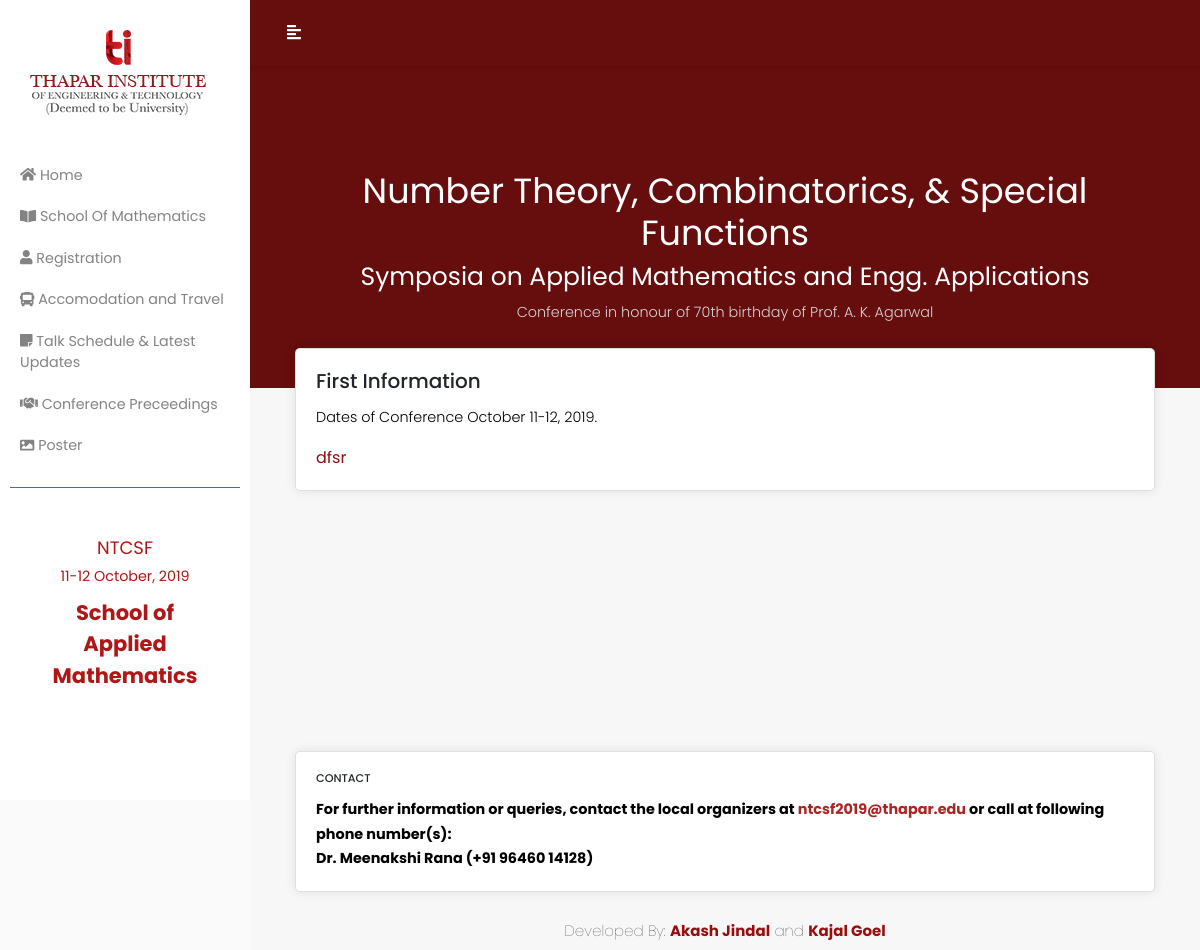
Screenshot of /task-schedule with the database file from the repository.
### blog/models.py (models this page shows, shortened)
class Post(models.Model):
    name = models.CharField(max_length = 100)
    description = models.TextField(default = '')
    link = models.CharField(max_length = 100,default = '',null= True,blank = True)

### blog/views.py (the view)
# urls.py: path('task-schedule',TaskPage, name = 'task-schedule'),
def TaskPage(request):
    posts= Post.objects.all()
    return render(request,'blog/talk-schedule.html',{ 'posts':posts})

### blog/templates/blog/talk-schedule.html (shortened to what this page needs)
{% load static %}
<!DOCTYPE html>
<html>
<head>
    <link rel="stylesheet" href="https://stackpath.bootstrapcdn.com/bootstrap/4.1.0/css/bootstrap.min.css">
    <link rel="stylesheet" href="{% static 'blog/style2.css' %}">
    <link rel="stylesheet" href="https://cdnjs.cloudflare.com/ajax/libs/malihu-custom-scrollbar-plugin/3.1.5/jquery.mCustomScrollbar.min.css">
</head>
<body>
    <div class="wrapper" style="background-color: white;" >
        <nav id="sidebar">
            <div class="sidebar-header" style="background-color: white;" >
                <img src="{% static 'blog/logo.png' %}">
            </div>
            <ul class="list-unstyled components" >
                <li class="">
                    <a href="{% url 'home' %}"   > <i class="fas fa-home"></i> Home</a>
                </li>
                <li>
                    <a href="http://www.thapar.edu/academics/schools/school-of-mathematics"><i class="fas fa-book-open"></i> School Of Mathematics</a>
                </li>
                <li>
                    <a href="{% url 'registration' %}"><i class="fas fa-user"></i> Registration</a>
                </li>
                <li>
                    <a href="{% url 'travel' %}"><i class="fas fa-bus"></i> Accomodation and Travel</a>
                </li>
                <li>
                        <a href="{% url 'task-schedule' %}" style="text-align-last: justify;" ><i class="fas fa-sticky-note"></i> Talk Schedule & Latest Updates</a>
                    </li>
                    <li>
                            <a href="{% url 'conference' %}"><i class="fas fa-handshake"></i> Conference Preceedings</a>
                        </li>
                        <li>
                                <a href="{% url 'poster' %}"><i class="fas fa-image"></i> Poster </a>
                            </li>
            </ul>
            <ul class="list-unstyled CTAs">
                <li>
                    <a href="#" class="download" style="font-size: 18px; color: rgb(175, 22, 22); margin-bottom: 0;" >NTCSF</a>
                </li>
                <li>
                    <a href="#" class="download" style="margin-top: -15px;color: rgb(175, 22, 22);">11-12 October, 2019</a>
                </li>
                <li>
                    <a href="#" class="download" style="margin-top: -15px;color: rgb(175, 22, 22); font-size: 21px; font-weight: 700">School of Applied Mathematics</a>
                </li>
            </ul>
        </nav>
        <div id="content" style="background-color: rgb(102, 13, 13);" >
                <nav class="navbar navbar-expand-lg navbar-light " style="background-color:rgb(102, 13, 13); " >
                        <div class="container-fluid">
                            <button type="button" id="sidebarCollapse" style="background-color: transparent; border:none;"  class="btn btn-info">
                                <i class="fas fa-align-left"></i>
                            </button>
                        </div>
                    </nav>
                    <div class="jumbotron jumbotron-fluid" style="width: 80%;   display: block; margin: auto;  background: transparent; " >
                        <div class="container">
                          <h1 class="display-4" style="text-align: center; color:white;font-size: 35px; font-weight: 400; ">Number Theory, Combinatorics, & Special Functions</h1>
                          <h2 class="display-4" style="text-align: center; color:white;font-size: 25px; font-weight: 400; ">Symposia on Applied Mathematics and Engg. Applications
                            </h2>
                            <p class="lead" style="color: rgb(212, 211, 211); text-align: center; margin-bottom: 0%; font-size: 90%; " >Conference in honour of 70th birthday of Prof. A. K. Agarwal
                                </p>
                        </div>
                      </div>
              <div class="container-fluid" style="background-color: #f7f7f7;   " >
                <div class="row"  >
                    {% if  posts %}
                    {% for post in posts %}
                    <div class="col-sm-12 col-lg-12">
                            <div class="card" style="margin-top: -40px; margin-bottom: 70px;  margin-left: 30px; margin-right: 30px;  border-radius: 5px; box-shadow: 0 0 12px rgba(26, 26, 26, 0.089); "   >
                                <div class="card-body">
                                        <h5 class="card-title">{{post.name}}</h5>
                                           <p style="font-size: 90%; color: black;" > {{post.description}}      </p>
                                           {% if post.link %}
                                           <a href="{{post.link}}" style="color: rgb(138, 13, 13)" class="link" >{{post.link}}</a><br>
                                           {% endif %}
                                </div>
                              </div>
                        </div>
                        {% endfor %}
                    {% endif %}
                        <div class="col-sm-12 col-lg-12" >
                                <div class="card" style=" margin-left: 30px; margin-bottom: 30px; margin-top:190px; margin-right: 30px; margin-bottom: 30px;  border-radius: 5px; box-shadow: 0 0 12px rgba(26, 26, 26, 0.089); "   >
                                    <div class="card-body">
                                            <h5 class="card-title" style="font-size: 70%;"  >CONTACT</h5>
                                            <p style="font-size: 90%; margin-bottom: 20px; color: black; font-weight: bold; margin-bottom: 0; " > For further information or queries, contact the local organizers at <span style="color: rgba(165, 25, 25, 0.945);">ntcsf2019@thapar.edu </span>or call at following phone number(s):<br> Dr. Meenakshi Rana (+91 96460 14128)
                                            </p>
                                    </div>
                                  </div>
                            </div>
                            <div class="col-sm-12 col-lg-12" style="text-align: center;"  >
                                    <h5 style="margin-bottom: 10px; font-size: 15px; font-weight: lighter;">Developed By: <a style="font-weight: bold; color: rgb(153, 13, 13);" href ="https://akashjindal347.github.io."> Akash Jindal</a> and <a href="https://www.linkedin.com/in/kajal-goel-656359178/" style="font-weight: bold; color: rgb(153, 13, 13);">Kajal Goel</a></h5>
                                </div>
                </div>
              </div>
        </div>
    </div>
</body>
</html>

### blog/static/blog/style2.css (style rules this page uses)
body { font-family: 'Poppins', sans-serif; background: #fafafa; }
p { font-family: 'Poppins', sans-serif; font-size: 1.1em; font-weight: 300; line-height: 1.7em; color: #999; }
a, a:hover, a:focus { color: inherit; text-decoration: none; transition: all 0.3s; }
.navbar { padding: 15px 10px; background: #fff; border: none; border-radius: 0; margin-bottom: 40px; box-shadow: 1px 1px 3px rgba(0, 0, 0, 0.1); }
.wrapper { display: flex; width: 100%; }
#sidebar { width: 250px; position: fixed; top: 0; left: 0; height: 100vh; z-index: 999; background: #fff; color: rgb(131, 131, 131); transition: all 0.3s; font-size: 13px; padding: 10px; }
#sidebar .sidebar-header { padding: 20px; background: #fff; }
#sidebar ul.components { padding: 20px 0; border-bottom: 1px solid #47748b; }
#sidebar ul li a { padding: 10px; font-size: 1.1em; display: block; }
ul.CTAs { padding: 20px; }
ul.CTAs a { text-align: center; font-size: 1.5em; display: block; border-radius: 5px; margin-bottom: 5px; }
a.download { background: #fff; color: rgb(223, 93, 41); font-size: 18px; }
#content { width: calc(100% - 250px); min-height: 100vh; transition: all 0.3s; position: absolute; top: 0; right: 0; }

### blog/templates/blog/talk-schedule.html (style rules this page uses)
.link { transition: ease-in-out 0.5s; }

### rows the page displays
Post: name "First Information", description "Dates of Conference October 11-12, 2019.", link "dfsr"
